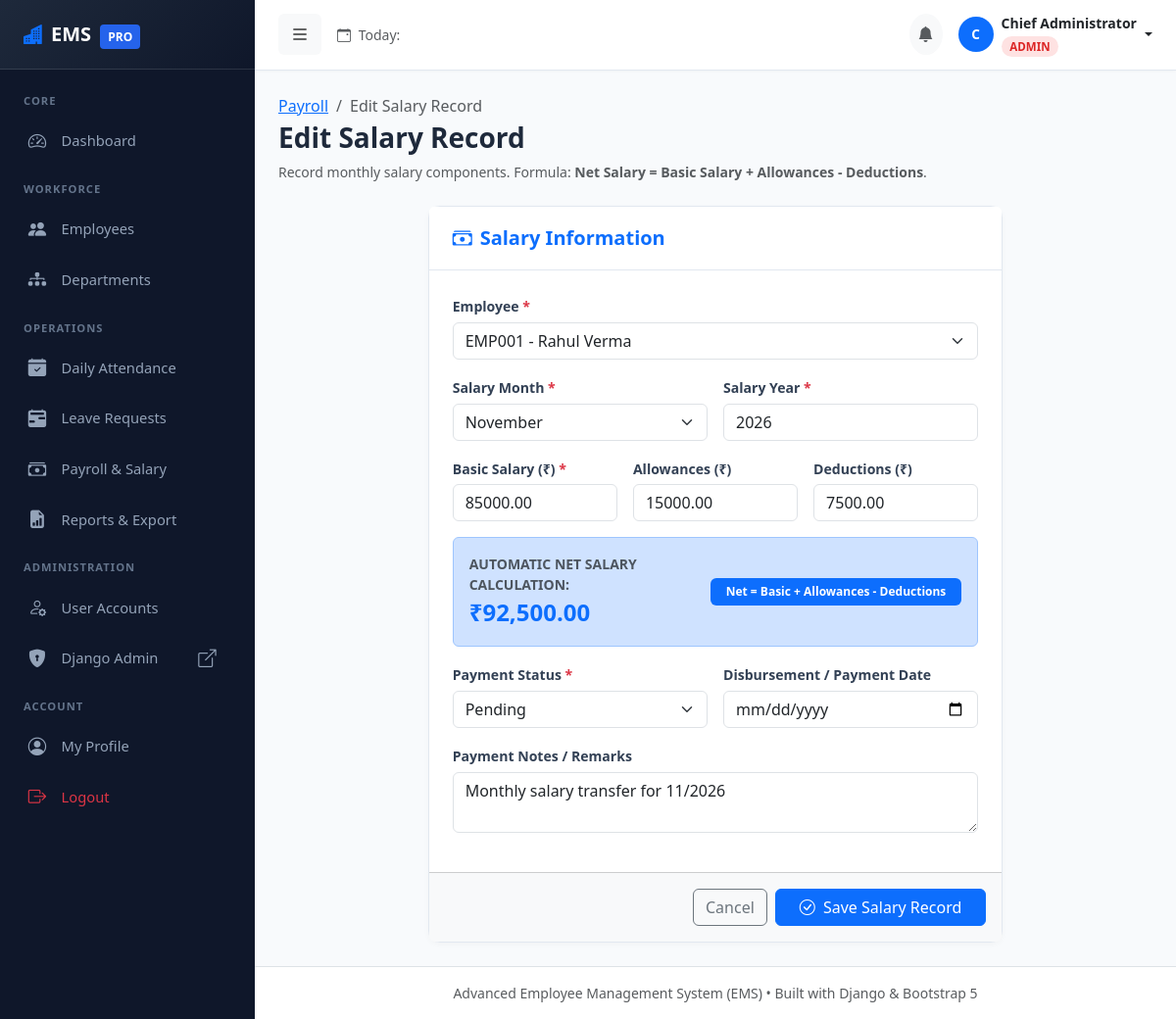
The page /payroll/3/edit/ (signed in) on the database its author committed.
### payroll/models.py (models this page shows, shortened)
class Salary(models.Model):
    MONTH_CHOICES = (
        (1, 'January'),
        (2, 'February'),
        (3, 'March'),
        (4, 'April'),
        (5, 'May'),
        (6, 'June'),
        (7, 'July'),
        (8, 'August'),
        (9, 'September'),
        (10, 'October'),
        (11, 'November'),
        (12, 'December'),
    )
    STATUS_CHOICES = (
        ('PAID', 'Paid'),
        ('PENDING', 'Pending'),
        ('FAILED', 'Failed'),
    )
    employee = models.ForeignKey(Employee, on_delete=models.CASCADE, related_name='salaries')
    month = models.PositiveSmallIntegerField(choices=MONTH_CHOICES)
    year = models.PositiveIntegerField()
    basic_salary = models.DecimalField(max_digits=12, decimal_places=2, verbose_name="Basic Salary (₹/$)")
    allowances = models.DecimalField(max_digits=12, decimal_places=2, default=0.00, verbose_name="Allowances")
    deductions = models.DecimalField(max_digits=12, decimal_places=2, default=0.00, verbose_name="Deductions")
    net_salary = models.DecimalField(max_digits=12, decimal_places=2, blank=True, verbose_name="Net Salary")
    payment_date = models.DateField(null=True, blank=True, verbose_name="Payment Date")
    payment_status = models.CharField(max_length=20, choices=STATUS_CHOICES, default='PENDING')
    notes = models.TextField(blank=True, verbose_name="Notes / Remarks")
    created_at = models.DateTimeField(auto_now_add=True)
    class Meta:
        unique_together = ('employee', 'month', 'year')
        ordering = ['-year', '-month']

### payroll/views.py (the view)
# urls.py: path('<int:pk>/edit/', views.salary_edit_view, name='salary_edit'),
@login_required
@hr_or_admin_required
def salary_edit_view(request, pk):
    salary = get_object_or_404(Salary, pk=pk)
    if request.method == 'POST':
        form = SalaryForm(request.POST, instance=salary)
        if form.is_valid():
            sal = form.save()
            log_action(request, "Salary Updated", f"Updated salary #{sal.pk} for {sal.employee.emp_id}")
            messages.success(request, "Salary statement updated successfully.")
            return redirect('salary_detail', pk=sal.pk)
    else:
        form = SalaryForm(instance=salary)
    return render(request, 'salary_add.html', {'form': form, 'title': 'Edit Salary Record', 'salary': salary})

### templates/salary_add.html (shortened to what this page needs)
{% extends 'base.html' %}
{% block content %}
<div class="mb-4">
    <nav aria-label="breadcrumb">
        <ol class="breadcrumb mb-1">
            <li class="breadcrumb-item"><a href="{% url 'salary_list' %}">Payroll</a></li>
            <li class="breadcrumb-item active" aria-current="page">{{ title }}</li>
        </ol>
    </nav>
    <h3 class="fw-bold">{{ title }}</h3>
    <p class="text-muted small">Record monthly salary components. Formula: <strong>Net Salary = Basic Salary + Allowances - Deductions</strong>.</p>
</div>
<div class="row justify-content-center">
    <div class="col-lg-8">
        <div class="card form-card">
            <div class="card-header bg-white">
                <h5 class="mb-0 fw-bold text-primary"><i class="bi bi-cash-stack me-2"></i>Salary Information</h5>
            </div>
            <form method="POST">
                <div class="card-body p-4">
                    <div class="mb-3">
                        <label class="form-label" for="id_employee">Employee <span class="text-danger">*</span></label>
                        {{ form.employee }}
                    </div>
                    <div class="row g-3 mb-3">
                        <div class="col-md-6">
                            <label class="form-label" for="id_month">Salary Month <span class="text-danger">*</span></label>
                            {{ form.month }}
                        </div>
                        <div class="col-md-6">
                            <label class="form-label" for="id_year">Salary Year <span class="text-danger">*</span></label>
                            {{ form.year }}
                        </div>
                    </div>
                    <div class="row g-3 mb-3">
                        <div class="col-md-4">
                            <label class="form-label" for="id_basic_salary">Basic Salary (₹) <span class="text-danger">*</span></label>
                            {{ form.basic_salary }}
                        </div>
                        <div class="col-md-4">
                            <label class="form-label" for="id_allowances">Allowances (₹)</label>
                            {{ form.allowances }}
                        </div>
                        <div class="col-md-4">
                            <label class="form-label" for="id_deductions">Deductions (₹)</label>
                            {{ form.deductions }}
                        </div>
                    </div>
                    <div class="alert alert-primary d-flex align-items-center justify-content-between p-3 my-3">
                        <div>
                            <span class="small text-uppercase fw-bold text-muted d-block">Automatic Net Salary Calculation:</span>
                            <div class="fs-4 fw-bold text-primary">₹<span id="netSalaryLiveDisplay">0.00</span></div>
                        </div>
                        <span class="badge bg-primary px-3 py-2">Net = Basic + Allowances - Deductions</span>
                    </div>
                    <div class="row g-3 mb-3">
                        <div class="col-md-6">
                            <label class="form-label" for="id_payment_status">Payment Status <span class="text-danger">*</span></label>
                            {{ form.payment_status }}
                        </div>
                        <div class="col-md-6">
                            <label class="form-label" for="id_payment_date">Disbursement / Payment Date</label>
                            {{ form.payment_date }}
                        </div>
                    </div>
                    <div class="mb-3">
                        <label class="form-label" for="id_notes">Payment Notes / Remarks</label>
                        {{ form.notes }}
                    </div>
                </div>
                <div class="card-footer bg-light p-3 d-flex justify-content-end gap-2">
                    <a href="{% url 'salary_list' %}" class="btn btn-outline-secondary">Cancel</a>
                    <button type="submit" class="btn btn-primary px-4"><i class="bi bi-check-circle me-1"></i> Save Salary Record</button>
                </div>
            </form>
        </div>
    </div>
</div>
{% endblock %}

### templates/base.html (shortened to what this page needs)
<!DOCTYPE html>
<html lang="en">
<head>
    <link href="https://cdn.jsdelivr.net/npm/bootstrap@5.3.3/dist/css/bootstrap.min.css" rel="stylesheet">
    <link rel="stylesheet" href="https://cdn.jsdelivr.net/npm/bootstrap-icons@1.11.3/font/bootstrap-icons.min.css">
    {% load static %}
    <link rel="stylesheet" href="{% static 'css/style.css' %}">
</head>
<body>
    {% if user.is_authenticated %}
    <div class="d-flex" id="wrapper">
        <div id="sidebar-wrapper">
            <div class="sidebar-heading d-flex align-items-center justify-content-between">
                <div>
                    <i class="bi bi-buildings-fill text-primary me-2"></i>EMS <span class="brand-badge ms-1">PRO</span>
                </div>
            </div>
            <div class="py-2">
                <div class="sidebar-category">Core</div>
                <a href="{% url 'dashboard' %}" class="sidebar-nav-item {% if request.resolver_match.url_name == 'dashboard' %}active{% endif %}">
                    <i class="bi bi-speedometer2"></i> Dashboard
                </a>
                {% if is_admin_user or is_hr_user %}
                <div class="sidebar-category">Workforce</div>
                <a href="{% url 'employee_list' %}" class="sidebar-nav-item {% if 'employees' in request.path and request.resolver_match.url_name != 'employee_self_edit' %}active{% endif %}">
                    <i class="bi bi-people-fill"></i> Employees
                </a>
                <a href="{% url 'department_list' %}" class="sidebar-nav-item {% if 'departments' in request.path %}active{% endif %}">
                    <i class="bi bi-diagram-3-fill"></i> Departments
                </a>
                {% endif %}
                <div class="sidebar-category">Operations</div>
                {% if is_admin_user or is_hr_user %}
                <a href="{% url 'attendance_list' %}" class="sidebar-nav-item {% if request.resolver_match.url_name == 'attendance_list' %}active{% endif %}">
                    <i class="bi bi-calendar-check-fill"></i> Daily Attendance
                </a>
                <a href="{% url 'leave_list' %}" class="sidebar-nav-item {% if request.resolver_match.url_name == 'leave_list' or request.resolver_match.url_name == 'leave_review' %}active{% endif %}">
                    <i class="bi bi-calendar2-range-fill"></i> Leave Requests
                </a>
                <a href="{% url 'salary_list' %}" class="sidebar-nav-item {% if request.resolver_match.url_name == 'salary_list' or request.resolver_match.url_name == 'salary_add' %}active{% endif %}">
                    <i class="bi bi-cash-stack"></i> Payroll & Salary
                </a>
                <a href="{% url 'reports' %}" class="sidebar-nav-item {% if 'reports' in request.path %}active{% endif %}">
                    <i class="bi bi-file-earmark-bar-graph-fill"></i> Reports & Export
                </a>
                {% endif %}
                {% if is_admin_user %}
                <div class="sidebar-category">Administration</div>
                <a href="{% url 'user_list' %}" class="sidebar-nav-item {% if request.resolver_match.url_name == 'user_list' or request.resolver_match.url_name == 'user_edit' %}active{% endif %}">
                    <i class="bi bi-person-gear"></i> User Accounts
                </a>
                <a href="/admin/" target="_blank" class="sidebar-nav-item">
                    <i class="bi bi-shield-lock-fill"></i> Django Admin <i class="bi bi-box-arrow-up-right ms-auto small"></i>
                </a>
                {% endif %}
                <div class="sidebar-category">Account</div>
                <a href="{% url 'profile' %}" class="sidebar-nav-item {% if request.resolver_match.url_name == 'profile' %}active{% endif %}">
                    <i class="bi bi-person-circle"></i> My Profile
                </a>
                <a href="{% url 'logout' %}" class="sidebar-nav-item text-danger">
                    <i class="bi bi-box-arrow-right"></i> Logout
                </a>
            </div>
        </div>
        <div id="page-content-wrapper">
            <nav class="navbar navbar-expand-lg top-navbar">
                <div class="container-fluid px-0">
                    <button class="btn btn-light border-0 me-3" id="sidebarToggle" type="button">
                        <i class="bi bi-list fs-5"></i>
                    </button>
                    <div class="d-none d-md-flex align-items-center">
                        <span class="text-muted small">
                            <i class="bi bi-calendar-event me-1"></i> Today: {{ today|date:"l, d F Y" }}
                        </span>
                    </div>
                    <div class="ms-auto d-flex align-items-center gap-3">
                        <div class="dropdown">
                            <a class="btn btn-light position-relative rounded-circle p-2" href="#" role="button" data-bs-toggle="dropdown" aria-expanded="false">
                                <i class="bi bi-bell-fill text-muted"></i>
                            </a>
                        </div>
                        <div class="dropdown">
                            <a class="d-flex align-items-center text-decoration-none dropdown-toggle text-dark" href="#" role="button" data-bs-toggle="dropdown" aria-expanded="false">
                                {% if current_employee and current_employee.photo_url %}
                                <img src="{{ current_employee.photo_url }}" alt="Profile" class="navbar-user-avatar me-2">
                                {% else %}
                                <div class="emp-table-avatar me-2 bg-primary text-white">
                                    {{ user.first_name|default:user.username|slice:":1"|upper }}
                                </div>
                                {% endif %}
                                <div class="d-none d-lg-block text-start me-1">
                                    <div class="fw-bold small">{{ user.first_name|default:user.username }} {{ user.last_name }}</div>
                                    <span class="role-badge role-{{ user_role|lower }}">{{ user_role }}</span>
                                </div>
                            </a>
                        </div>
                    </div>
                </div>
            </nav>
            <main class="container-fluid p-4">
                {% block content %}{% endblock %}
            </main>
            <footer class="mt-auto py-3 bg-white border-top text-center text-muted small">
                <div class="container-fluid">
                    Advanced Employee Management System (EMS) &bull; Built with Django &amp; Bootstrap 5
                </div>
            </footer>
        </div>
    </div>
    {% endif %}
</body>
</html>

### rows shown on the page
Salary: employee "EMP001 - Rahul Verma", month "November", year "2026", basic_salary "85000.00", allowances "15000.00", deductions "7500.00", payment_status "Pending", notes "Monthly salary transfer for 11/2026"

### other values the page prints
{{ user.first_name|default:user.username|slice:":1"|upper }} "C"
{{ user.first_name|default:user.username }} "Chief"
{{ user.last_name }} "Administrator"
{{ user_role }} "ADMIN"
{{ title }} "Edit Salary Record"
